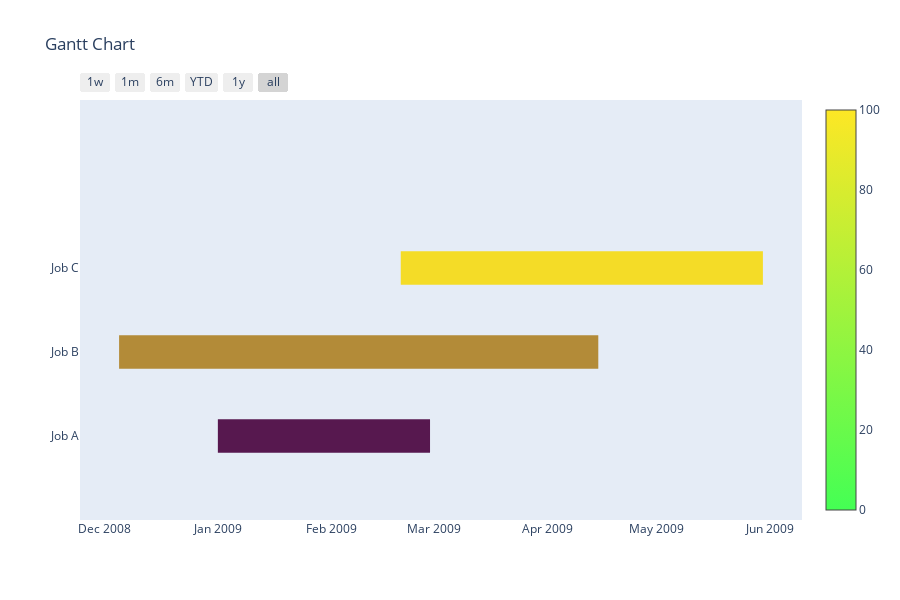

The notebook cell saved with this chart:
### Markdown cell above
### Color by Numeric Variable

### Code cell
df = [dict(Task="Job A", Start='2009-01-01', Finish='2009-02-28', Complete=10),
      dict(Task="Job B", Start='2008-12-05', Finish='2009-04-15', Complete=60),
      dict(Task="Job C", Start='2009-02-20', Finish='2009-05-30', Complete=95)]

fig = ff.create_gantt(df, colors='Viridis', index_col='Complete', show_colorbar=True)
plotly.offline.plot(fig, filename='gantt_chart_04.html')
fig.show()

### Figure 1 — Plotly figure (JSON) as saved in the notebook; plotly's stock layout.template omitted (floating-point values rounded to 4 significant figures)
{"data": [{"fill": "toself", "fillcolor": "rgb(179.0, 139.0, 55.8)", "hoverinfo": "name", "legendgroup": "rgb(179.0, 139.0, 55.8)", "mode": "none", "name": "60", "showlegend": false, "type": "scatter", "x": ["2008-12-05", "2009-04-15", "2009-04-15", "2008-12-05"], "y": [0.8, 0.8, 1.2, 1.2]}, {"fill": "toself", "fillcolor": "rgb(243.75, 219.5, 39.35)", "hoverinfo": "name", "legendgroup": "rgb(243.75, 219.5, 39.35)", "mode": "none", "name": "95", "showlegend": false, "type": "scatter", "x": ["2009-02-20", "2009-05-30", "2009-05-30", "2009-02-20"], "y": [1.8, 1.8, 2.2, 2.2]}, {"fill": "toself", "fillcolor": "rgb(86.5, 24.0, 79.3)", "hoverinfo": "name", "legendgroup": "rgb(86.5, 24.0, 79.3)", "mode": "none", "name": "10", "showlegend": false, "type": "scatter", "x": ["2009-01-01", "2009-02-28", "2009-02-28", "2009-01-01"], "y": [-0.2, -0.2, 0.2, 0.2]}, {"legendgroup": "rgb(179.0, 139.0, 55.8)", "marker": {"color": "rgb(179.0, 139.0, 55.8)", "opacity": 0, "size": 1}, "mode": "markers", "name": "", "showlegend": false, "text": [null, null], "type": "scatter", "x": ["2008-12-05", "2009-04-15"], "y": [1, 1]}, {"legendgroup": "rgb(243.75, 219.5, 39.35)", "marker": {"color": "rgb(243.75, 219.5, 39.35)", "opacity": 0, "size": 1}, "mode": "markers", "name": "", "showlegend": false, "text": [null, null], "type": "scatter", "x": ["2009-02-20", "2009-05-30"], "y": [2, 2]}, {"legendgroup": "rgb(86.5, 24.0, 79.3)", "marker": {"cmax": 100, "cmin": 0, "color": "rgb(86.5, 24.0, 79.3)", "colorscale": [[0, "rgb(68.0, 1.0, 84.0)"], [1, "rgb(253.0, 231.0, 37.0)"]], "opacity": 0, "showscale": true, "size": 1}, "mode": "markers", "name": "", "showlegend": false, "text": [null, null], "type": "scatter", "x": ["2009-01-01", "2009-02-28"], "y": [0, 0]}], "layout": {"height": 600, "hovermode": "closest", "showlegend": false, "title": {"text": "Gantt Chart"}, "xaxis": {"rangeselector": {"buttons": [{"count": 7, "label": "1w", "step": "day", "stepmode": "backward"}, {"count": 1, "label": "1m", "step": "month", "stepmode": "backward"}, {"count": 6, "label": "6m", "step": "month", "stepmode": "backward"}, {"count": 1, "label": "YTD", "step": "year", "stepmode": "todate"}, {"count": 1, "label": "1y", "step": "year", "stepmode": "backward"}, {"step": "all"}]}, "showgrid": false, "type": "date", "zeroline": false}, "yaxis": {"autorange": false, "range": [-1, 4], "showgrid": false, "ticktext": ["Job A", "Job B", "Job C"], "tickvals": [0, 1, 2], "zeroline": false}}}
